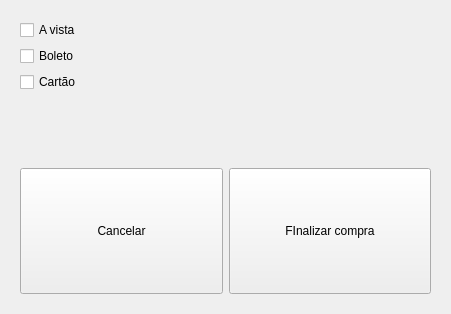
<?xml version="1.0" encoding="UTF-8"?>
<ui version="4.0">
 <class>FormaDePagamento</class>
 <widget class="QDialog" name="FormaDePagamento">
  <property name="geometry">
   <rect>
    <x>0</x>
    <y>0</y>
    <width>451</width>
    <height>314</height>
   </rect>
  </property>
  <property name="windowTitle">
   <string>Dialog</string>
  </property>
  <layout class="QGridLayout" name="gridLayout_5">
   <item row="0" column="0">
    <widget class="QWidget" name="widget" native="true">
     <layout class="QGridLayout" name="gridLayout_4">
      <item row="0" column="0">
       <layout class="QGridLayout" name="gridLayout_3">
        <item row="0" column="0">
         <layout class="QGridLayout" name="gridLayout">
          <item row="0" column="0">
           <widget class="QCheckBox" name="cB_A_vista">
            <property name="text">
             <string>A vista</string>
            </property>
           </widget>
          </item>
          <item row="1" column="0">
           <widget class="QCheckBox" name="cB_boleto">
            <property name="text">
             <string>Boleto</string>
            </property>
           </widget>
          </item>
          <item row="2" column="0">
           <widget class="QCheckBox" name="cB_cartao">
            <property name="text">
             <string>Cartão</string>
            </property>
           </widget>
          </item>
         </layout>
        </item>
        <item row="1" column="0">
         <layout class="QGridLayout" name="gridLayout_2">
          <item row="0" column="0">
           <spacer name="verticalSpacer">
            <property name="orientation">
             <enum>Qt::Vertical</enum>
            </property>
            <property name="sizeType">
             <enum>QSizePolicy::Minimum</enum>
            </property>
            <property name="sizeHint" stdset="0">
             <size>
              <width>20</width>
              <height>70</height>
             </size>
            </property>
           </spacer>
          </item>
          <item row="1" column="0">
           <widget class="QPushButton" name="pushButton_2">
            <property name="sizePolicy">
             <sizepolicy hsizetype="Minimum" vsizetype="Minimum">
              <horstretch>0</horstretch>
              <verstretch>0</verstretch>
             </sizepolicy>
            </property>
            <property name="text">
             <string>Cancelar</string>
            </property>
            <property name="autoDefault">
             <bool>false</bool>
            </property>
           </widget>
          </item>
          <item row="1" column="1">
           <widget class="QPushButton" name="pushButton">
            <property name="sizePolicy">
             <sizepolicy hsizetype="Minimum" vsizetype="Minimum">
              <horstretch>0</horstretch>
              <verstretch>0</verstretch>
             </sizepolicy>
            </property>
            <property name="text">
             <string>FInalizar compra</string>
            </property>
            <property name="autoDefault">
             <bool>false</bool>
            </property>
           </widget>
          </item>
         </layout>
        </item>
       </layout>
      </item>
     </layout>
    </widget>
   </item>
  </layout>
 </widget>
 <resources/>
 <connections/>
</ui>
